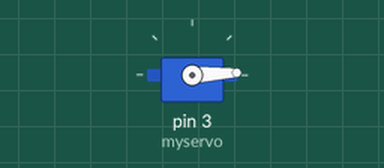
This sketch was run on a simulated Arduino Uno, built with avr-gcc and run on an emulated ATmega328P. Shown: servo.

Above: at 0.05 s.
At 1.3 s:
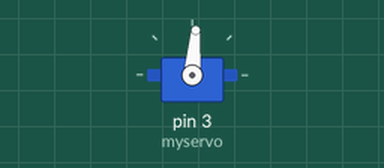
At 2.6 s:
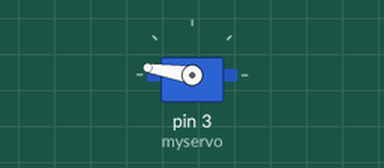
At 5.2 s:
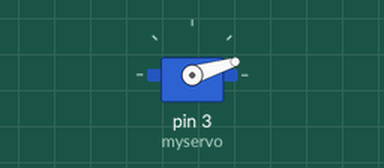
Timing chart, 0 to 7.1 s (numbered marks = the images above):
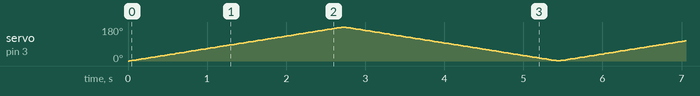

The sketch:

servo.ino
```cpp
#include <Servo.h>
Servo myservo;
int pos = 00;

void setup(){
 myservo.attach(3);
}

void loop(){
 for(pos = 00; pos < 180; pos += 1)
 {
  myservo.write(pos);
  delay(15);
 }
 for(pos = 180; pos>=1; pos-=1)
 {
  myservo.write(pos);
  delay(15);
 }
}
```
